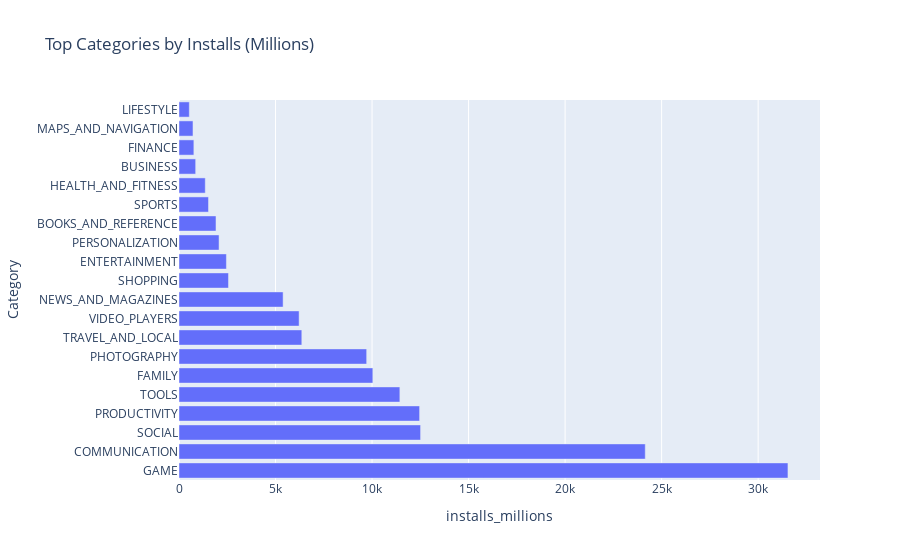

Notebook source saved alongside this figure:
### Markdown cell above
### Horizontal Bar Chart - Most Popular Categories (Highest Downloads)

### Code cell
# Horizontal bar - most downloads by category (scaled)
df_installs_plot = df_cat.reset_index().sort_values('total_installs', ascending=False).head(20)
# scale installs to millions for readability
df_installs_plot['installs_millions'] = df_installs_plot['total_installs'] / 1_000_000
import plotly.express as px
fig = px.bar(df_installs_plot, x='installs_millions', y='Category', orientation='h', title='Top Categories by Installs (Millions)')
fig.update_layout(yaxis={'categoryorder':'total descending'})
fig

### Figure 1 — Plotly figure (JSON) as saved in the notebook; plotly's stock layout.template omitted (floating-point values rounded to 4 significant figures)
{"data": [{"hovertemplate": "installs_millions=%{x}<br>Category=%{y}<extra></extra>", "legendgroup": "", "marker": {"color": "#636efa", "pattern": {"shape": ""}}, "name": "", "orientation": "h", "showlegend": false, "textposition": "auto", "type": "bar", "x": [31540.0, 24150.0, 12510.0, 12460.0, 11440.0, 10040.0, 9721.0, 6362.0, 6222.0, 5393.0, 2563.0, 2456.0, 2074.0, 1916.0, 1529.0, 1361.0, 863.5, 770.3, 724.3, 534.7], "xaxis": "x", "y": ["GAME", "COMMUNICATION", "SOCIAL", "PRODUCTIVITY", "TOOLS", "FAMILY", "PHOTOGRAPHY", "TRAVEL_AND_LOCAL", "VIDEO_PLAYERS", "NEWS_AND_MAGAZINES", "SHOPPING", "ENTERTAINMENT", "PERSONALIZATION", "BOOKS_AND_REFERENCE", "SPORTS", "HEALTH_AND_FITNESS", "BUSINESS", "FINANCE", "MAPS_AND_NAVIGATION", "LIFESTYLE"], "yaxis": "y"}], "layout": {"barmode": "relative", "legend": {"tracegroupgap": 0}, "title": {"text": "Top Categories by Installs (Millions)"}, "xaxis": {"anchor": "y", "domain": [0, 1], "title": {"text": "installs_millions"}}, "yaxis": {"anchor": "x", "categoryorder": "total descending", "domain": [0, 1], "title": {"text": "Category"}}}}
